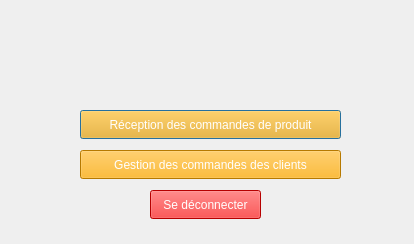
<?xml version="1.0" encoding="UTF-8"?>
<ui version="4.0">
 <class>receptionController</class>
 <widget class="QDialog" name="receptionController">
  <property name="geometry">
   <rect>
    <x>0</x>
    <y>0</y>
    <width>414</width>
    <height>244</height>
   </rect>
  </property>
  <property name="windowTitle">
   <string>Dialog</string>
  </property>
  <widget class="QLabel" name="label">
   <property name="geometry">
    <rect>
     <x>80</x>
     <y>20</y>
     <width>251</width>
     <height>61</height>
    </rect>
   </property>
   <property name="text">
    <string/>
   </property>
  </widget>
  <widget class="QPushButton" name="pushButton">
   <property name="geometry">
    <rect>
     <x>80</x>
     <y>110</y>
     <width>261</width>
     <height>29</height>
    </rect>
   </property>
   <property name="styleSheet">
    <string notr="true">color: rgb(255, 255, 255);
background-color: rgb(255, 170, 0);</string>
   </property>
   <property name="text">
    <string>Réception des commandes de produit</string>
   </property>
  </widget>
  <widget class="QPushButton" name="pushButton_2">
   <property name="geometry">
    <rect>
     <x>80</x>
     <y>150</y>
     <width>261</width>
     <height>29</height>
    </rect>
   </property>
   <property name="styleSheet">
    <string notr="true">color: rgb(255, 255, 255);
background-color: rgb(255, 170, 0);</string>
   </property>
   <property name="text">
    <string>Gestion des commandes des clients</string>
   </property>
  </widget>
  <widget class="QPushButton" name="pushButton_3">
   <property name="geometry">
    <rect>
     <x>150</x>
     <y>190</y>
     <width>111</width>
     <height>29</height>
    </rect>
   </property>
   <property name="styleSheet">
    <string notr="true">color: rgb(255, 255, 255);
background-color: rgb(255, 0, 0);</string>
   </property>
   <property name="text">
    <string>Se déconnecter</string>
   </property>
  </widget>
 </widget>
 <resources/>
 <connections/>
</ui>
